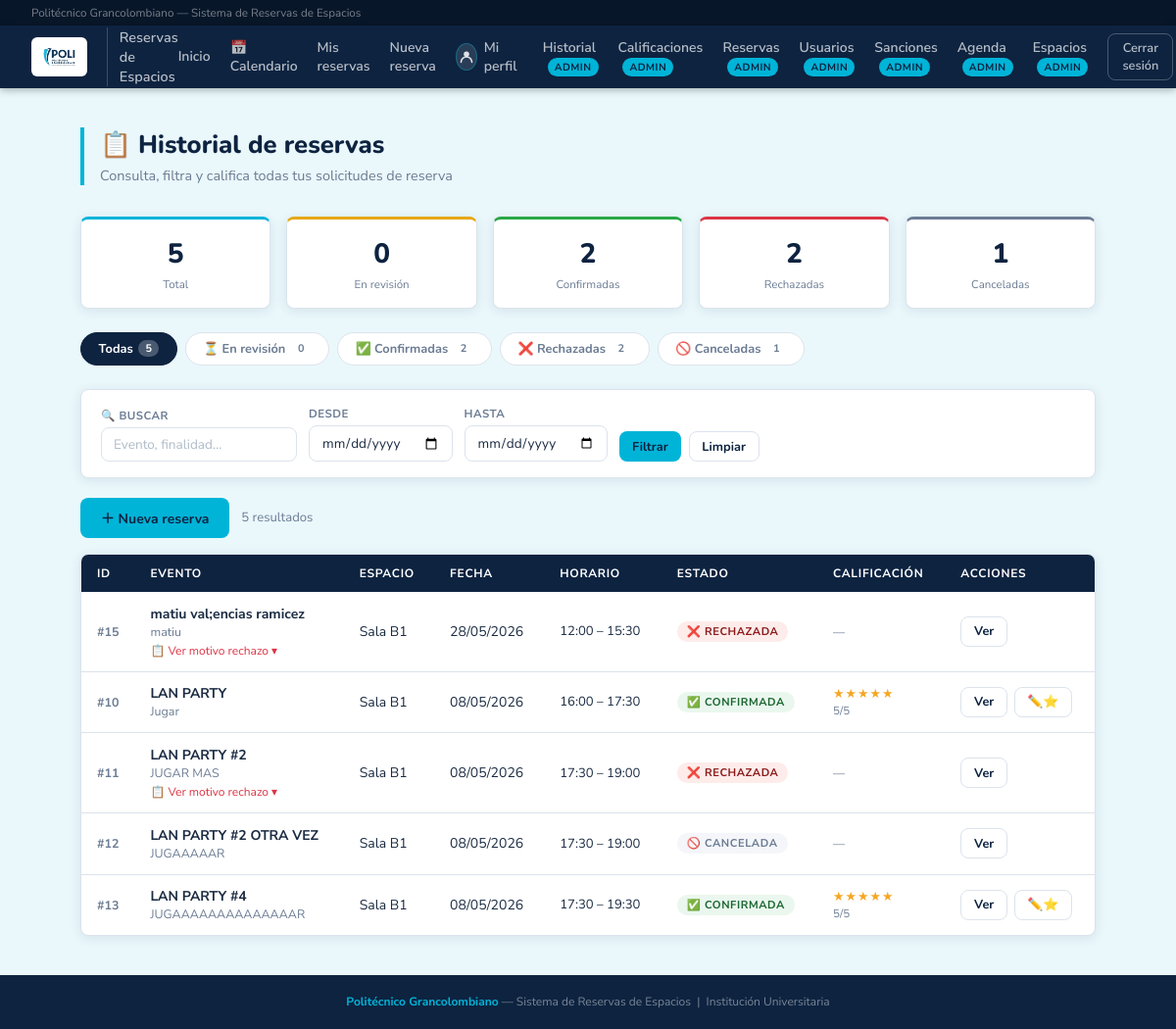
The page /reservas/historial (signed in) on the database its author committed.
### database.py (models this page shows, shortened)
class Reserva(Base):
    __tablename__ = "reserva"
    id            = Column(Integer, primary_key=True, autoincrement=True)
    cant_personas = Column(Integer, nullable=False)
    tipo_evento   = Column(String,  nullable=False)
    finalidad     = Column(String,  nullable=True)
    indumentaria          = Column(String, nullable=True)
    servicios_adicionales = Column(String, nullable=True)  # RF-11: sonido, video, sillas, etc.
    justificacion_rechazo = Column(String, nullable=True)  # Razón del rechazo (obligatoria al rechazar)
    fecha        = Column(Date,     nullable=False)
    hora_inicio  = Column(Time,     nullable=False)
    hora_fin     = Column(Time,     nullable=False)
    estado       = Column(String,   nullable=False, default="pendiente")
    usuario_id   = Column(Integer, ForeignKey("usuario.id"), nullable=False)
    usuario            = relationship("Usuario",               back_populates="reservas")
    espacios           = relationship("Espacio",               secondary=reserva_espacio, back_populates="reservas")
    calificacion       = relationship("Calificacion",          back_populates="reserva", uselist=False)
    personas_externas  = relationship("PersonaExternaReserva", back_populates="reserva",
                                      cascade="all, delete-orphan")
    sanciones          = relationship("Sancion", back_populates="reserva")

class Espacio(Base):
    __tablename__ = "espacio"
    id        = Column(Integer, primary_key=True, autoincrement=True)
    nombre    = Column(String,  nullable=False)
    capacidad = Column(Integer, nullable=False)
    costo_externo = Column(Numeric(12, 2), nullable=True)
    reservas  = relationship("Reserva", secondary=reserva_espacio, back_populates="espacios")

class Calificacion(Base):
    __tablename__ = "calificacion"
    id         = Column(Integer, primary_key=True, autoincrement=True)
    puntuacion = Column(Integer, nullable=False)   # 1 a 5 estrellas
    comentario = Column(String,  nullable=True)
    fecha      = Column(Date,    nullable=False)
    respuesta_admin = Column(String, nullable=True)
    reserva_id = Column(Integer, ForeignKey("reserva.id"), unique=True, nullable=False)
    reserva    = relationship("Reserva", back_populates="calificacion")

### app.py (the view)
@app.route("/reservas/historial")
@requiere_login
def historial_reservas():
    u = usuario_logueado()
    estado     = request.args.get("estado", "")
    fecha_desde = request.args.get("fecha_desde", "")
    fecha_hasta = request.args.get("fecha_hasta", "")
    busqueda    = request.args.get("busqueda", "").strip()
    query = db.query(Reserva).filter_by(usuario_id=u.id)
    if estado:
        query = query.filter(Reserva.estado == estado)
    if fecha_desde:
        try:
            fd = datetime.strptime(fecha_desde, "%Y-%m-%d").date()
            query = query.filter(Reserva.fecha >= fd)
        except ValueError:
            pass
    if fecha_hasta:
        try:
            fh = datetime.strptime(fecha_hasta, "%Y-%m-%d").date()
            query = query.filter(Reserva.fecha <= fh)
        except ValueError:
            pass
    if busqueda:
        query = query.filter(
            Reserva.tipo_evento.ilike(f"%{busqueda}%") |
            Reserva.finalidad.ilike(f"%{busqueda}%")
        )
    reservas = query.order_by(Reserva.fecha.desc()).all()
    conteos = {
        "todas":     db.query(Reserva).filter_by(usuario_id=u.id).count(),
        "pendiente": db.query(Reserva).filter_by(usuario_id=u.id, estado="pendiente").count(),
        "aprobada":  db.query(Reserva).filter_by(usuario_id=u.id, estado="aprobada").count(),
        "rechazada": db.query(Reserva).filter_by(usuario_id=u.id, estado="rechazada").count(),
        "cancelada": db.query(Reserva).filter_by(usuario_id=u.id, estado="cancelada").count(),
    }
    hoy = date.today()
    ahora = datetime.now()
    finalizadas_ids = {r.id for r in reservas if reserva_ha_finalizado(r)}
    return render_template(
        "historial_reservas.html",
        usuario=u,
        reservas=reservas,
        conteos=conteos,
        hoy=hoy,
        ahora=ahora,
        finalizadas_ids=finalizadas_ids,
        filtro_estado=estado,
        filtro_fecha_desde=fecha_desde,
        filtro_fecha_hasta=fecha_hasta,
        filtro_busqueda=busqueda,
    )

### app.py (called while the page is built)
@app.after_request
def add_header(response):
    response.headers["Cache-Control"] = "no-cache, no-store, must-revalidate"
    response.headers["Pragma"] = "no-cache"
    response.headers["Expires"] = "0"
    return response

@app.teardown_appcontext
def shutdown_session(exception=None):
    DBSession.remove()

@app.after_request
def agregar_headers_no_cache(response):
    response.headers["Cache-Control"] = "no-store, no-cache, must-revalidate, max-age=0, post-check=0, pre-check=0"
    response.headers["Pragma"] = "no-cache"
    response.headers["Expires"] = "-1"
    return response

@app.before_request
def limpiar_sesion_al_iniciar():
    if not app.config.get("SESION_LIMPIADA"):
        session.clear()
        app.config["SESION_LIMPIADA"] = True
        _cargar_espacios_predefinidos()

def reserva_ha_finalizado(reserva):
    return datetime.now() > datetime.combine(reserva.fecha, reserva.hora_fin)

def usuario_logueado():
    uid = session.get("usuario_id")
    if uid:
        return db.get(Usuario, uid)
    return None

def requiere_login(f):
    from functools import wraps
    @wraps(f)
    def wrapper(*args, **kwargs):
        u = usuario_logueado()
        if not u:
            flash("Debes iniciar sesión primero.", "warning")
            return redirect(url_for("login"))
        if not u.activo:
            session.clear()
            flash("Tu cuenta ha sido desactivada. Contacta al administrador.", "danger")
            return redirect(url_for("login"))
        return f(*args, **kwargs)
    return wrapper

### templates/historial_reservas.html (shortened to what this page needs)
{% extends "base.html" %}
{% block content %}
<div class="page-header">
  <h1>📋 Historial de reservas</h1>
  <p>Consulta, filtra y califica todas tus solicitudes de reserva</p>
</div>
<div class="summary-strip">
  <div class="summary-card" style="border-top-color:var(--cyan);">
    <div class="val">{{ conteos.todas }}</div>
    <div class="lbl">Total</div>
  </div>
  <div class="summary-card" style="border-top-color:#e6a817;">
    <div class="val">{{ conteos.pendiente }}</div>
    <div class="lbl">En revisión</div>
  </div>
  <div class="summary-card" style="border-top-color:#28a745;">
    <div class="val">{{ conteos.aprobada }}</div>
    <div class="lbl">Confirmadas</div>
  </div>
  <div class="summary-card" style="border-top-color:#dc3545;">
    <div class="val">{{ conteos.rechazada }}</div>
    <div class="lbl">Rechazadas</div>
  </div>
  <div class="summary-card" style="border-top-color:var(--muted);">
    <div class="val">{{ conteos.cancelada }}</div>
    <div class="lbl">Canceladas</div>
  </div>
</div>
<div class="tabs">
  <a href="{{ url_for('historial_reservas') }}" class="tab-btn {% if not filtro_estado %}active{% endif %}">
    Todas <span class="badge-count">{{ conteos.todas }}</span>
  </a>
  <a href="{{ url_for('historial_reservas', estado='pendiente') }}" class="tab-btn {% if filtro_estado=='pendiente' %}active{% endif %}">
    ⏳ En revisión <span class="badge-count">{{ conteos.pendiente }}</span>
  </a>
  <a href="{{ url_for('historial_reservas', estado='aprobada') }}" class="tab-btn {% if filtro_estado=='aprobada' %}active{% endif %}">
    ✅ Confirmadas <span class="badge-count">{{ conteos.aprobada }}</span>
  </a>
  <a href="{{ url_for('historial_reservas', estado='rechazada') }}" class="tab-btn {% if filtro_estado=='rechazada' %}active{% endif %}">
    ❌ Rechazadas <span class="badge-count">{{ conteos.rechazada }}</span>
  </a>
  <a href="{{ url_for('historial_reservas', estado='cancelada') }}" class="tab-btn {% if filtro_estado=='cancelada' %}active{% endif %}">
    🚫 Canceladas <span class="badge-count">{{ conteos.cancelada }}</span>
  </a>
</div>
<form method="GET" action="{{ url_for('historial_reservas') }}" class="filter-bar">
  <div class="fgroup">
    <label>🔍 Buscar</label>
    <input type="text" name="busqueda" value="{{ filtro_busqueda }}" placeholder="Evento, finalidad…" style="min-width:200px;"/>
  </div>
  <div class="fgroup">
    <label>Desde</label>
    <input type="date" name="fecha_desde" value="{{ filtro_fecha_desde }}"/>
  </div>
  <div class="fgroup">
    <label>Hasta</label>
    <input type="date" name="fecha_hasta" value="{{ filtro_fecha_hasta }}"/>
  </div>
  <div class="fgroup" style="justify-content:flex-end;">
    <label>&nbsp;</label>
    <div style="display:flex;gap:.5rem;">
      <button type="submit" class="btn btn-primary btn-sm">Filtrar</button>
      <a href="{{ url_for('historial_reservas') }}" class="btn btn-secondary btn-sm">Limpiar</a>
    </div>
  </div>
</form>
<div style="margin-bottom:1rem; display:flex; gap:.75rem; flex-wrap:wrap; align-items:center;">
  <a href="{{ url_for('reserva_nueva') }}" class="btn btn-primary">＋ Nueva reserva</a>
  <span style="font-size:.82rem; color:var(--muted);">
    {{ reservas|length }} resultado{% if reservas|length != 1 %}s{% endif %}
  </span>
</div>
{% if reservas %}
<div class="card" style="padding:0; overflow:hidden;">
  <table>
    <thead>
      <tr>
        <th style="width:48px;">ID</th>
        <th>Evento</th>
        <th>Espacio</th>
        <th>Fecha</th>
        <th>Horario</th>
        <th>Estado</th>
        <th>Calificación</th>
        <th>Acciones</th>
      </tr>
    </thead>
    <tbody>
      {% for r in reservas %}
      {% set ya_finalizo = r.id in finalizadas_ids %}
      {% set puede_calificar = (r.estado == 'aprobada' and ya_finalizo and not r.calificacion) %}
      <tr id="row-{{ r.id }}">
        <td style="color:var(--muted); font-size:.78rem; font-weight:700;">#{{ r.id }}</td>
        <td>
          <strong>{{ r.tipo_evento }}</strong>
          {% if r.finalidad %}
          <div style="font-size:.78rem; color:var(--muted);">{{ r.finalidad }}</div>
          {% endif %}
          {% if r.justificacion_rechazo %}
          <div style="font-size:.75rem; color:#dc3545; margin-top:.2rem; cursor:pointer;"
               onclick="toggleDetalle({{ r.id }})">
            📋 Ver motivo rechazo ▾
          </div>
          {% endif %}
        </td>
        <td>{{ r.espacios[0].nombre if r.espacios else '—' }}</td>
        <td style="white-space:nowrap;">{{ r.fecha.strftime('%d/%m/%Y') }}</td>
        <td style="font-size:.82rem; white-space:nowrap;">
          {{ r.hora_inicio.strftime('%H:%M') }} – {{ r.hora_fin.strftime('%H:%M') }}
        </td>
        <td>
          {% if r.estado == 'pendiente' %}
            <span class="pill" style="background:#fff8e1;color:#7a5c00;">⏳ En revisión</span>
          {% elif r.estado == 'aprobada' %}
            <span class="pill" style="background:#eaf7ee;color:#1a6630;">✅ Confirmada</span>
          {% elif r.estado == 'rechazada' %}
            <span class="pill" style="background:#fdecea;color:#8b1a1a;">❌ Rechazada</span>
          {% elif r.estado == 'cancelada' %}
            <span class="pill" style="background:#f4f6f9;color:var(--muted);">🚫 Cancelada</span>
          {% endif %}
        </td>
        <td style="min-width:120px;">
          {% if r.calificacion %}
            <div class="stars-display small">
              {% for i in range(1,6) %}{{ '★' if i <= r.calificacion.puntuacion else '☆' }}{% endfor %}
            </div>
            <div style="font-size:.72rem; color:var(--muted);">{{ r.calificacion.puntuacion }}/5</div>
          {% elif puede_calificar %}
            <a href="{{ url_for('calificar_reserva', rid=r.id) }}" class="btn-rate">⭐ Calificar</a>
          {% else %}
            <span style="font-size:.75rem; color:var(--muted);">—</span>
          {% endif %}
        </td>
        <td>
          <div style="display:flex; gap:.4rem; flex-wrap:wrap;">
            <a href="{{ url_for('ver_reserva', rid=r.id) }}" class="btn btn-secondary btn-sm">Ver</a>
            {% if r.calificacion and ya_finalizo %}
            <a href="{{ url_for('calificar_reserva', rid=r.id) }}" class="btn btn-secondary btn-sm" title="Editar calificación">✏️⭐</a>
            {% endif %}
          </div>
        </td>
      </tr>
      {% endfor %}
    </tbody>
  </table>
</div>
{% endif %}
{% endblock %}

### templates/base.html (style rules this page uses)
:root { --navy: #0d2340; --navy-dark: #081629; --navy-mid: #123060; --cyan: #00b4d8; --cyan-dark: #0096b4; --cyan-light:#e0f7fc; --white: #ffffff; --gray-bg: #eaf8fc; --border: #dce3ec; --text: #1a2b42; --muted: #6b7c93; --success: #28a745; --danger: #dc3545; --warning: #e6a817; --radius: 8px; --shadow: 0 2px 12px rgba(13,35,64,.10); }
*, *::before, *::after { box-sizing: border-box; margin: 0; padding: 0; }
body { font-family: 'Nunito Sans', sans-serif; background: var(--gray-bg); color: var(--text); min-height: 100vh; display: flex; flex-direction: column; }
a { color: var(--cyan-dark); text-decoration: none; }
.page-header { margin-bottom: 2rem; border-left: 4px solid var(--cyan); padding-left: 1rem; }
.page-header h1 { font-size: 1.6rem; font-weight: 800; font-family: 'Nunito', sans-serif; color: var(--navy); }
.page-header p { color: var(--muted); font-size: .9rem; margin-top: .3rem; }
.card { background: var(--white); border: 1px solid var(--border); border-radius: var(--radius); padding: 1.5rem; box-shadow: var(--shadow); }
label { display: block; font-size: .78rem; color: var(--muted); margin-bottom: .4rem; font-weight: 700; letter-spacing: .04em; text-transform: uppercase; }
input, select { width: 100%; background: var(--white); border: 1.5px solid var(--border); color: var(--text); padding: .65rem .9rem; border-radius: var(--radius); font-family: inherit; font-size: .9rem; transition: border-color .2s, box-shadow .2s; }
input::placeholder { color: #b0bcc8; }
.btn { display: inline-flex; align-items: center; gap: .4rem; padding: .6rem 1.3rem; border-radius: var(--radius); font-family: 'Nunito', sans-serif; font-size: .875rem; font-weight: 700; cursor: pointer; border: none; transition: all .18s; }
.btn-primary { background: var(--cyan); color: var(--navy); }
.btn-secondary { background: var(--white); color: var(--navy); border: 1.5px solid var(--border); }
.btn-sm { padding: .35rem .8rem; font-size: .8rem; }
table { width: 100%; border-collapse: collapse; font-size: .875rem; }
thead tr { background: var(--navy); }
th { text-align: left; padding: .7rem 1rem; font-size: .75rem; text-transform: uppercase; letter-spacing: .06em; color: var(--white); font-weight: 700; }
td { padding: .8rem 1rem; border-bottom: 1px solid var(--border); }
tr:last-child td { border-bottom: none; }
.pill { display: inline-block; font-size: .7rem; font-weight: 700; padding: 3px 10px; border-radius: 20px; text-transform: uppercase; letter-spacing: .05em; }

### templates/historial_reservas.html (style rules this page uses)
.tabs { display:flex; gap:.5rem; flex-wrap:wrap; margin-bottom:1.5rem; }
.tab-btn { padding:.45rem 1.1rem; border-radius:20px; font-size:.8rem; font-weight:700; font-family:'Nunito',sans-serif; cursor:pointer; border:1.5px solid var(--border); background:var(--white); color:var(--muted); transition:all .18s; text-decoration:none; display:inline-flex; align-items:center; gap:.35rem; }
.tab-btn.active { background:var(--navy); color:#fff; border-color:var(--navy); }
.tab-btn .badge-count { background:rgba(255,255,255,.22); color:inherit; font-size:.68rem; padding:1px 7px; border-radius:10px; }
.tab-btn.active .badge-count { background:rgba(255,255,255,.25); }
.filter-bar { background:var(--white); border:1px solid var(--border); border-radius:var(--radius); padding:1rem 1.25rem; margin-bottom:1.25rem; box-shadow:var(--shadow); display:flex; gap:.75rem; flex-wrap:wrap; align-items:flex-end; }
.filter-bar .fgroup { display:flex; flex-direction:column; gap:.25rem; }
.filter-bar label { font-size:.72rem; font-weight:700; color:var(--muted); text-transform:uppercase; letter-spacing:.04em; margin-bottom:0; }
.filter-bar input, .filter-bar select { padding:.45rem .75rem; font-size:.85rem; min-width:140px; width:auto; }
.stars-display { color:#f5a623; font-size:1rem; letter-spacing:1px; }
.stars-display.small { font-size:.8rem; }
.summary-strip { display:flex; gap:1rem; flex-wrap:wrap; margin-bottom:1.5rem; }
.summary-card { flex:1; min-width:120px; background:var(--white); border:1px solid var(--border); border-radius:var(--radius); padding:1rem 1.25rem; box-shadow:var(--shadow); border-top:3px solid var(--cyan); text-align:center; }
.summary-card .val { font-size:1.75rem; font-weight:800; font-family:'Nunito',sans-serif; color:var(--navy); }
.summary-card .lbl { font-size:.72rem; color:var(--muted); margin-top:.2rem; }

### rows shown on the page
Reserva: id "15", tipo_evento "matiu val;encias ramicez", finalidad "matiu", nombre "Sala B1", fecha "28/05/2026", hora_inicio "12:00", hora_fin "15:30", estado "❌ RECHAZADA"
Reserva: id "10", tipo_evento "LAN PARTY", finalidad "Jugar", nombre "Sala B1", fecha "08/05/2026", hora_inicio "16:00", hora_fin "17:30", estado "✅ CONFIRMADA", calificacion.puntuacion "5"
Calificacion: puntuacion "★" "★" "★" "★" "★"
Reserva: id "11", tipo_evento "LAN PARTY #2", finalidad "JUGAR MAS", nombre "Sala B1", fecha "08/05/2026", hora_inicio "17:30", hora_fin "19:00", estado "❌ RECHAZADA"
Reserva: id "12", tipo_evento "LAN PARTY #2 OTRA VEZ", finalidad "JUGAAAAAR", nombre "Sala B1", fecha "08/05/2026", hora_inicio "17:30", hora_fin "19:00", estado "🚫 CANCELADA"
Reserva: id "13", tipo_evento "LAN PARTY #4", finalidad "JUGAAAAAAAAAAAAAAR", nombre "Sala B1", fecha "08/05/2026", hora_inicio "17:30", hora_fin "19:30", estado "✅ CONFIRMADA", calificacion.puntuacion "5"
Calificacion: puntuacion "★" "★" "★" "★" "★"

### other values the page prints
{{ conteos.todas }} "5"
{{ conteos.pendiente }} "0"
{{ conteos.aprobada }} "2"
{{ conteos.rechazada }} "2"
{{ conteos.cancelada }} "1"
{{ reservas|length }} "5"
